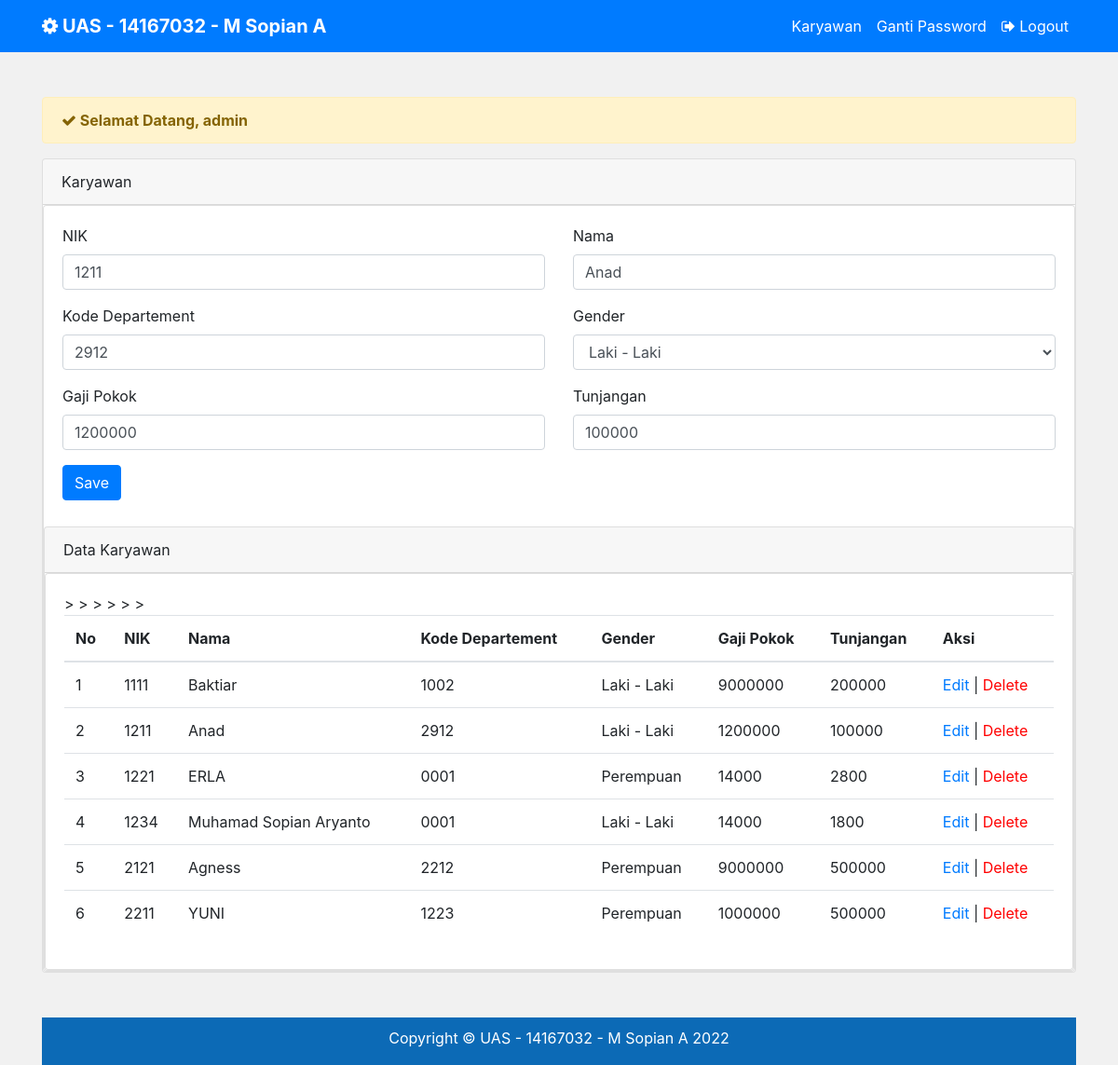
/index.php?aksi=edit&id=1211 (signed in), run on the app's committed database.
### tables this page shows
CREATE TABLE `karyawan` (
  `Nik` int(4) NOT NULL,
  `Nama` varchar(25) NOT NULL,
  `Kode_Departement` varchar(10) NOT NULL,
  `Gender` char(2) NOT NULL,
  `Gaji_Pokok` int(11) NOT NULL,
  `Tunjangan` int(11) NOT NULL
);

### views/home/index.php (the view, shortened to what this page needs)
<?php
$sql = "SELECT * FROM karyawan";
    $row = $koneksi->prepare($sql);
    $row->execute();
    $hasil = $row->fetchAll(PDO::FETCH_OBJ);
    if(!empty($_GET['id'])){
        $id = $_GET['id'];
        $sqls = "SELECT * FROM karyawan where Nik = ? ";
        $row = $koneksi->prepare($sqls);
        $row->execute(array($id));
        $datarow = $row->fetch();
        $nik =  $datarow['Nik'];
        $nama =  $datarow['Nama'];
        $kode_departement =  $datarow['Kode_Departement'];
        $gender =  $datarow['Gender'];
        $gapok =  $datarow['Gaji_Pokok'];
        $tunjangan =  $datarow['Tunjangan'];
        $act = "update";
    }
    ?>
<div class="row">
    <div class="col-lg-12">
        <?php if(!empty($_SESSION['ADMIN'])){?>
            <div class="alert alert-warning mt-5 alert-dismissible fade show" role="alert">
                <strong>
                    <i class="fa fa-check"></i>
                    Selamat Datang,
                    <?php echo $_SESSION['ADMIN']['username'];?>
                </strong>
            </div>
            <div class="card mt-2">
                <div class="card-header">
                    Karyawan
                </div>
                <div class="card">
            <div class="card-body">
                <form method="post" action="proses/aksi.php?aksi=<?= $act ?>">
                    <div class="row">
                        <div class="col-sm-6">
                            <div class="form-group">
                                <label>NIK</label>
                                <input type="number" value="<?= $nik ?>"
                                    placeholder="NIK"
                                    required
                                    class="form-control"
                                    name="nik">
                            </div>
                        </div>
                        <div class="col-sm-6">
                            <div class="form-group">
                                <label>Nama</label>
                                <input type="text" value="<?= $nama ?>"
                                    placeholder="Nama"
                                    required
                                    class="form-control"
                                    name="nama">
                            </div>
                        </div>
                    </div>
                    <div class="row">
                        <div class="col-sm-6">
                            <div class="form-group">
                                <label>Kode Departement</label>
                                <input type="text" value="<?= $kode_departement ?>"
                                    placeholder="Kode Departement"
                                    required
                                    class="form-control"
                                    name="kode_departement">
                            </div>
                        </div>
                        <div class="col-sm-6">
                            <div class="form-group">
                                <label>Gender</label>
                                <select name="gender" class="form-control">
                                    <option value="l" <?php if($gender == "l"){ echo "selected"; } ?>>Laki - Laki</option>
                                </select>
                            </div>
                        </div>
                    </div>
                    <div class="row">
                        <div class="col-sm-6">
                            <div class="form-group">
                                <label>Gaji Pokok</label>
                                <input type="text" value="<?= $gapok ?>"
                                    placeholder="Gaji Pokok"
                                    required
                                    class="form-control"
                                    name="gaji_pokok">
                            </div>
                        </div>
                        <div class="col-sm-6">
                            <div class="form-group">
                                <label>Tunjangan</label>
                                <input type="text" value="<?= $tunjangan ?>"
                                    placeholder="Tunjangan"
                                    required
                                    class="form-control"
                                    name="tunjangan">
                            </div>
                        </div>
                    </div>
                    <button type="submit" class="btn btn-primary btn-md">Save</button>
                </form>
            </div>
            <div class="card mt-2">
                <div class="card-header">
                    Data Karyawan
                </div>
                <div class="card">
            <div class="card-body">
                <table class="table">
                    <thead>
                        <tr>
                        <th>No</th>
                        <th>NIK</th>
                        <th>Nama</th>
                        <th>Kode Departement</th>
                        <th>Gender</th>
                        <th>Gaji Pokok</th>
                        <th>Tunjangan</th>
                        <th>Aksi</th>
                        </tr>
                    </thead>
                    <tbody>
                        <?php $no=1;
                        foreach($hasil as $key){ ?>
                    <tr>
                        <td><?php echo $no ?></td>
                        <td><?php echo $key->Nik ?></td>
                        <td><?php echo $key->Nama ?></td>
                        <td><?php echo $key->Kode_Departement ?></td>
                        <td><?php if($key->Gender =="l"){ echo "Laki - Laki"; }else{ echo "Perempuan"; } ?></td>
                        <td><?php echo $key->Gaji_Pokok ?></td>
                        <td><?php echo $key->Tunjangan ?></td>>
                        <td><a href="index.php?aksi=edit&id=<?php echo $key->Nik ?>">Edit</a> | <a href="proses/aksi.php?aksi=delete&id=<?php echo $key->Nik ?>" style="color:red">Delete</a></td>
                    </tr>
                    <?php $no++;  } ?>
                    </tbody>
                </table>
            </div>
        </div>
        </div>
            </div>
        <?php }?>
    </div>
</div>

### assets/css/main.css (style rules this page uses)
body { background:#f1f1f1; }

### data on the page
karyawan: nik "1211", nama "Anad", kode_departement "2912", gender "Laki - Laki", gaji_pokok "1200000", tunjangan "100000", Nik "1211", Nama "Anad", Kode_Departement "2912", Gaji_Pokok "1200000", Tunjangan "100000"
karyawan: Nik "1111", Nama "Baktiar", Kode_Departement "1002", Gender "Laki - Laki", Gaji_Pokok "9000000", Tunjangan "200000"
karyawan: Nik "1221", Nama "ERLA", Kode_Departement "0001", Gender "Perempuan", Gaji_Pokok "14000", Tunjangan "2800"
karyawan: Nik "1234", Nama "Muhamad Sopian Aryanto", Kode_Departement "0001", Gender "Laki - Laki", Gaji_Pokok "14000", Tunjangan "1800"
karyawan: Nik "2121", Nama "Agness", Kode_Departement "2212", Gender "Perempuan", Gaji_Pokok "9000000", Tunjangan "500000"
karyawan: Nik "2211", Nama "YUNI", Kode_Departement "1223", Gender "Perempuan", Gaji_Pokok "1000000", Tunjangan "500000"

### other printed values
$title_project "UAS - 14167032 - M Sopian A"
$_SESSION['ADMIN']['username'] "admin"
